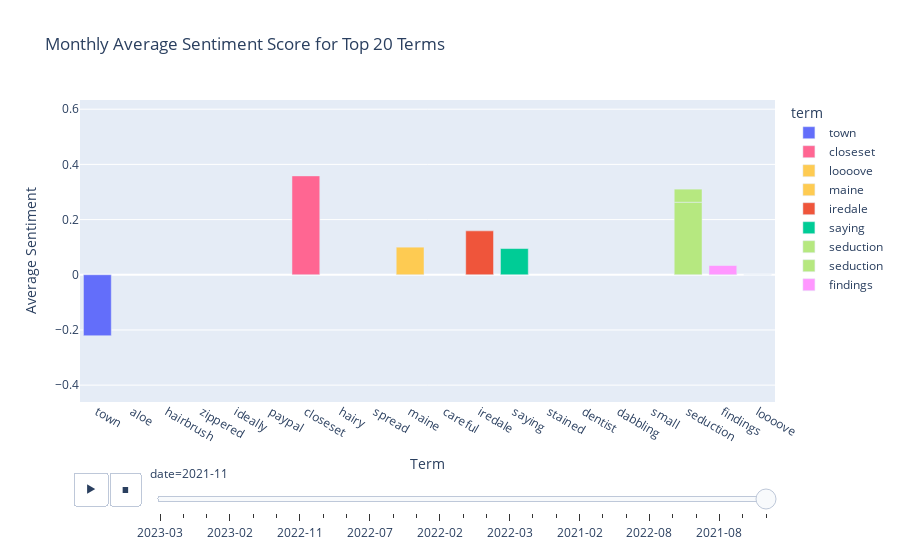

Source (notebook cell):
### Code cell
import pandas as pd
import plotly.express as px

# Ensure 'date' column is in a suitable string format for Plotly
monthly_grouped_data_pd['date'] = pd.to_datetime(monthly_grouped_data_pd[['year', 'month']].assign(DAY=1))
monthly_grouped_data_pd['date'] = monthly_grouped_data_pd['date'].dt.strftime('%Y-%m')

# Create a bar chart with animation
fig = px.bar(monthly_grouped_data_pd, x='term', y='avg_sentiment', color='term',
             animation_frame='date', animation_group='term',
             range_y=[monthly_grouped_data_pd.avg_sentiment.min(), monthly_grouped_data_pd.avg_sentiment.max()],
             title="Monthly Average Sentiment Score for Top 20 Terms")

fig.update_layout(showlegend=True, xaxis_title="Term", yaxis_title="Average Sentiment")
fig.show()
# Save the Plotly figure to an HTML file
html_file_path = '../../data/plots/nlp_yyl/top_20_terms_sentiment.html'  # Adjust the path as needed
fig.write_html(html_file_path)

### Figure 1 — Plotly figure (JSON) as saved in the notebook; plotly's stock layout.template omitted (floating-point values rounded to 4 significant figures)
{"data": [{"alignmentgroup": "True", "hovertemplate": "term=%{x}<br>date=2021-11<br>avg_sentiment=%{y}<extra></extra>", "ids": ["town"], "legendgroup": "town", "marker": {"color": "#636efa", "pattern": {"shape": ""}}, "name": "town", "offsetgroup": "town", "orientation": "v", "showlegend": true, "textposition": "auto", "type": "bar", "x": ["town"], "xaxis": "x", "y": [-0.2208], "yaxis": "y"}, {"alignmentgroup": "True", "hovertemplate": "term=%{x}<br>date=2021-11<br>avg_sentiment=%{y}<extra></extra>", "ids": ["closeset"], "legendgroup": "closeset", "marker": {"color": "#FF6692", "pattern": {"shape": ""}}, "name": "closeset", "offsetgroup": "closeset", "orientation": "v", "showlegend": true, "textposition": "auto", "type": "bar", "x": ["closeset"], "xaxis": "x", "y": [0.3583], "yaxis": "y"}, {"alignmentgroup": "True", "hovertemplate": "term=%{x}<br>date=2021-11<br>avg_sentiment=%{y}<extra></extra>", "ids": ["loooove"], "legendgroup": "loooove", "marker": {"color": "#FECB52", "pattern": {"shape": ""}}, "name": "loooove", "offsetgroup": "loooove", "orientation": "v", "showlegend": true, "textposition": "auto", "type": "bar", "x": ["loooove"], "xaxis": "x", "y": [0], "yaxis": "y"}, {"alignmentgroup": "True", "hovertemplate": "term=%{x}<br>date=2021-08<br>avg_sentiment=%{y}<extra></extra>", "ids": ["maine"], "legendgroup": "maine", "marker": {"color": "#FECB52", "pattern": {"shape": ""}}, "name": "maine", "offsetgroup": "maine", "orientation": "v", "showlegend": true, "textposition": "auto", "type": "bar", "x": ["maine"], "xaxis": "x", "y": [0.1], "yaxis": "y"}, {"alignmentgroup": "True", "hovertemplate": "term=%{x}<br>date=2021-08<br>avg_sentiment=%{y}<extra></extra>", "ids": ["iredale"], "legendgroup": "iredale", "marker": {"color": "#EF553B", "pattern": {"shape": ""}}, "name": "iredale", "offsetgroup": "iredale", "orientation": "v", "showlegend": true, "textposition": "auto", "type": "bar", "x": ["iredale"], "xaxis": "x", "y": [0.1591], "yaxis": "y"}, {"alignmentgroup": "True", "hovertemplate": "term=%{x}<br>date=2021-08<br>avg_sentiment=%{y}<extra></extra>", "ids": ["saying"], "legendgroup": "saying", "marker": {"color": "#00cc96", "pattern": {"shape": ""}}, "name": "saying", "offsetgroup": "saying", "orientation": "v", "showlegend": true, "textposition": "auto", "type": "bar", "x": ["saying"], "xaxis": "x", "y": [0.095], "yaxis": "y"}, {"alignmentgroup": "True", "hovertemplate": "term=%{x}<br>date=2021-08<br>avg_sentiment=%{y}<extra></extra>", "ids": ["seduction"], "legendgroup": "seduction", "marker": {"color": "#B6E880", "pattern": {"shape": ""}}, "name": "seduction", "offsetgroup": "seduction", "orientation": "v", "showlegend": true, "textposition": "auto", "type": "bar", "x": ["seduction"], "xaxis": "x", "y": [0.2629], "yaxis": "y"}, {"alignmentgroup": "True", "hovertemplate": "term=%{x}<br>date=2021-08<br>avg_sentiment=%{y}<extra></extra>", "ids": ["findings"], "legendgroup": "findings", "marker": {"color": "#FF97FF", "pattern": {"shape": ""}}, "name": "findings", "offsetgroup": "findings", "orientation": "v", "showlegend": true, "textposition": "auto", "type": "bar", "x": ["findings"], "xaxis": "x", "y": [0.03333], "yaxis": "y"}, {"alignmentgroup": "True", "hovertemplate": "term=%{x}<br>date=2021-05<br>avg_sentiment=%{y}<extra></extra>", "ids": ["seduction"], "legendgroup": "seduction", "marker": {"color": "#B6E880", "pattern": {"shape": ""}}, "name": "seduction", "offsetgroup": "seduction", "orientation": "v", "showlegend": true, "textposition": "auto", "type": "bar", "x": ["seduction"], "xaxis": "x", "y": [0.04742], "yaxis": "y"}], "layout": {"autosize": true, "barmode": "relative", "legend": {"title": {"text": "term"}, "tracegroupgap": 0}, "showlegend": true, "sliders": [{"active": 26, "currentvalue": {"prefix": "date="}, "len": 0.9, "pad": {"b": 10, "t": 60}, "steps": [{"args": [["2023-03"], {"frame": {"duration": 0, "redraw": true}, "fromcurrent": true, "mode": "immediate", "transition": {"duration": 0, "easing": "linear"}}], "label": "2023-03", "method": "animate"}, {"args": [["2022-09"], {"frame": {"duration": 0, "redraw": true}, "fromcurrent": true, "mode": "immediate", "transition": {"duration": 0, "easing": "linear"}}], "label": "2022-09", "method": "animate"}, {"args": [["2023-01"], {"frame": {"duration": 0, "redraw": true}, "fromcurrent": true, "mode": "immediate", "transition": {"duration": 0, "easing": "linear"}}], "label": "2023-01", "method": "animate"}, {"args": [["2023-02"], {"frame": {"duration": 0, "redraw": true}, "fromcurrent": true, "mode": "immediate", "transition": {"duration": 0, "easing": "linear"}}], "label": "2023-02", "method": "animate"}, {"args": [["2022-05"], {"frame": {"duration": 0, "redraw": true}, "fromcurrent": true, "mode": "immediate", "transition": {"duration": 0, "easing": "linear"}}], "label": "2022-05", "method": "animate"}, {"args": [["2022-04"], {"frame": {"duration": 0, "redraw": true}, "fromcurrent": true, "mode": "immediate", "transition": {"duration": 0, "easing": "linear"}}], "label": "2022-04", "method": "animate"}, {"args": [["2022-11"], {"frame": {"duration": 0, "redraw": true}, "fromcurrent": true, "mode": "immediate", "transition": {"duration": 0, "easing": "linear"}}], "label": "2022-11", "method": "animate"}, {"args": [["2021-04"], {"frame": {"duration": 0, "redraw": true}, "fromcurrent": true, "mode": "immediate", "transition": {"duration": 0, "easing": "linear"}}], "label": "2021-04", "method": "animate"}, {"args": [["2021-03"], {"frame": {"duration": 0, "redraw": true}, "fromcurrent": true, "mode": "immediate", "transition": {"duration": 0, "easing": "linear"}}], "label": "2021-03", "method": "animate"}, {"args": [["2022-07"], {"frame": {"duration": 0, "redraw": true}, "fromcurrent": true, "mode": "immediate", "transition": {"duration": 0, "easing": "linear"}}], "label": "2022-07", "method": "animate"}, {"args": [["2021-05"], {"frame": {"duration": 0, "redraw": true}, "fromcurrent": true, "mode": "immediate", "transition": {"duration": 0, "easing": "linear"}}], "label": "2021-05", "method": "animate"}, {"args": [["2021-01"], {"frame": {"duration": 0, "redraw": true}, "fromcurrent": true, "mode": "immediate", "transition": {"duration": 0, "easing": "linear"}}], "label": "2021-01", "method": "animate"}, {"args": [["2022-02"], {"frame": {"duration": 0, "redraw": true}, "fromcurrent": true, "mode": "immediate", "transition": {"duration": 0, "easing": "linear"}}], "label": "2022-02", "method": "animate"}, {"args": [["2022-01"], {"frame": {"duration": 0, "redraw": true}, "fromcurrent": true, "mode": "immediate", "transition": {"duration": 0, "easing": "linear"}}], "label": "2022-01", "method": "animate"}, {"args": [["2021-09"], {"frame": {"duration": 0, "redraw": true}, "fromcurrent": true, "mode": "immediate", "transition": {"duration": 0, "easing": "linear"}}], "label": "2021-09", "method": "animate"}, {"args": [["2022-03"], {"frame": {"duration": 0, "redraw": true}, "fromcurrent": true, "mode": "immediate", "transition": {"duration": 0, "easing": "linear"}}], "label": "2022-03", "method": "animate"}, {"args": [["2022-12"], {"frame": {"duration": 0, "redraw": true}, "fromcurrent": true, "mode": "immediate", "transition": {"duration": 0, "easing": "linear"}}], "label": "2022-12", "method": "animate"}, {"args": [["2021-07"], {"frame": {"duration": 0, "redraw": true}, "fromcurrent": true, "mode": "immediate", "transition": {"duration": 0, "easing": "linear"}}], "label": "2021-07", "method": "animate"}, {"args": [["2021-02"], {"frame": {"duration": 0, "redraw": true}, "fromcurrent": true, "mode": "immediate", "transition": {"duration": 0, "easing": "linear"}}], "label": "2021-02", "method": "animate"}, {"args": [["2021-10"], {"frame": {"duration": 0, "redraw": true}, "fromcurrent": true, "mode": "immediate", "transition": {"duration": 0, "easing": "linear"}}], "label": "2021-10", "method": "animate"}, {"args": [["2022-10"], {"frame": {"duration": 0, "redraw": true}, "fromcurrent": true, "mode": "immediate", "transition": {"duration": 0, "easing": "linear"}}], "label": "2022-10", "method": "animate"}, {"args": [["2022-08"], {"frame": {"duration": 0, "redraw": true}, "fromcurrent": true, "mode": "immediate", "transition": {"duration": 0, "easing": "linear"}}], "label": "2022-08", "method": "animate"}, {"args": [["2021-12"], {"frame": {"duration": 0, "redraw": true}, "fromcurrent": true, "mode": "immediate", "transition": {"duration": 0, "easing": "linear"}}], "label": "2021-12", "method": "animate"}, {"args": [["2021-06"], {"frame": {"duration": 0, "redraw": true}, "fromcurrent": true, "mode": "immediate", "transition": {"duration": 0, "easing": "linear"}}], "label": "2021-06", "method": "animate"}, {"args": [["2021-08"], {"frame": {"duration": 0, "redraw": true}, "fromcurrent": true, "mode": "immediate", "transition": {"duration": 0, "easing": "linear"}}], "label": "2021-08", "method": "animate"}, {"args": [["2022-06"], {"frame": {"duration": 0, "redraw": true}, "fromcurrent": true, "mode": "immediate", "transition": {"duration": 0, "easing": "linear"}}], "label": "2022-06", "method": "animate"}, {"args": [["2021-11"], {"frame": {"duration": 0, "redraw": true}, "fromcurrent": true, "mode": "immediate", "transition": {"duration": 0, "easing": "linear"}}], "label": "2021-11", "method": "animate"}], "x": 0.1, "xanchor": "left", "y": 0, "yanchor": "top"}], "title": {"text": "Monthly Average Sentiment Score for Top 20 Terms"}, "updatemenus": [{"buttons": [{"args": [null, {"frame": {"duration": 500, "redraw": true}, "fromcurrent": true, "mode": "immediate", "transition": {"duration": 500, "easing": "linear"}}], "label": "&#9654;", "method": "animate"}, {"args": [[null], {"frame": {"duration": 0, "redraw": true}, "fromcurrent": true, "mode": "immediate", "transition": {"duration": 0, "easing": "linear"}}], "label": "&#9724;", "method": "animate"}], "direction": "left", "pad": {"r": 10, "t": 70}, "showactive": false, "type": "buttons", "x": 0.1, "xanchor": "right", "y": 0, "yanchor": "top"}], "xaxis": {"anchor": "y", "autorange": true, "categoryarray": ["town", "aloe", "hairbrush", "zippered", "ideally", "paypal", "closeset", "hairy", "spread", "maine", "careful", "iredale", "saying", "stained", "dentist", "dabbling", "small", "seduction", "findings", "loooove"], "categoryorder": "array", "domain": [0, 1], "range": [-0.5, 19.5], "title": {"text": "Term"}, "type": "category"}, "yaxis": {"anchor": "x", "domain": [0, 1], "range": [-0.4611, 0.6333], "title": {"text": "Average Sentiment"}, "type": "linear"}}}
